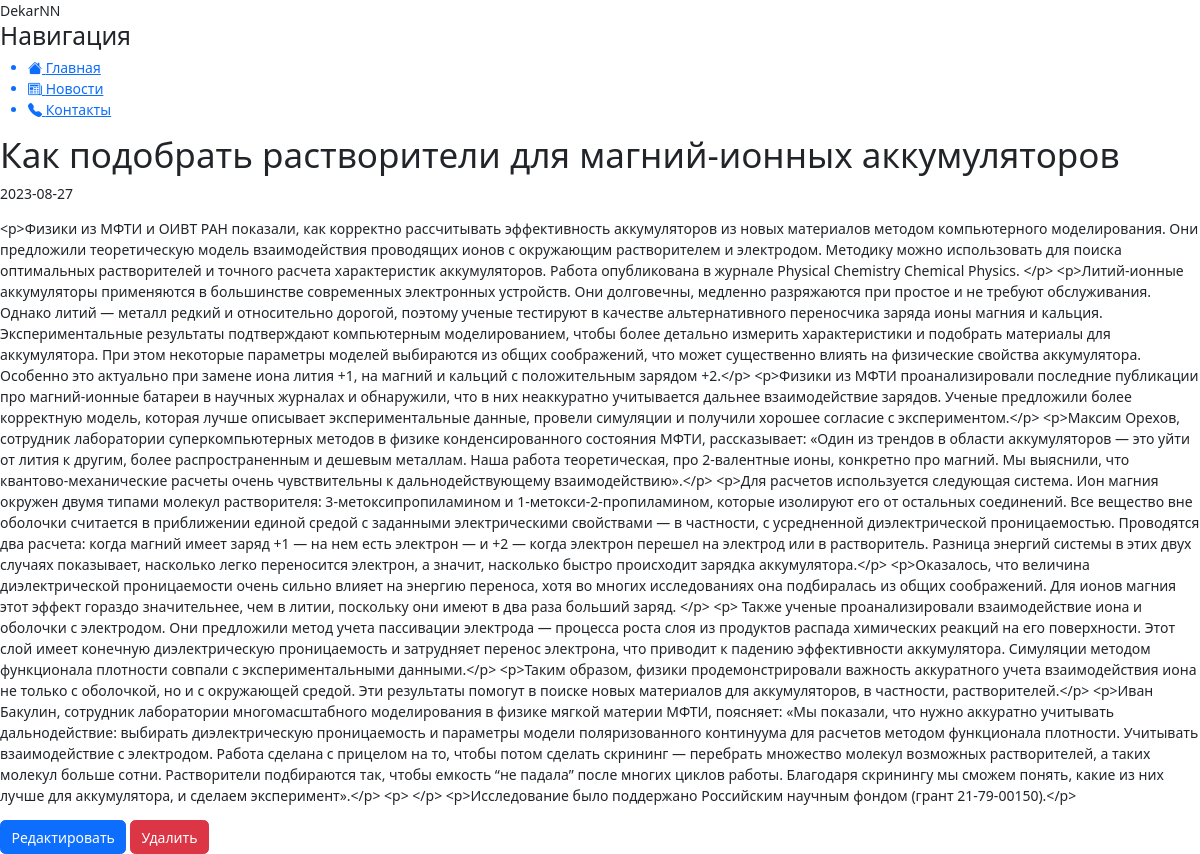
/posts/a/1, run on the app's committed database.
### news/models.py (models this page shows, shortened)
class Post(models.Model):
    article = 'a'
    news = 'n'
    POST_TYPE = [
        (article, "Статья"),
        (news, "Новость")
    ]
    author = models.ForeignKey(Author, on_delete=models.CASCADE)
    post_type = models.CharField(max_length=1, choices=POST_TYPE, default=article)
    created = models.DateTimeField(auto_now_add=True)
    cats = models.ManyToManyField(Category, through='PostCategory')
    title = models.CharField(max_length=50)
    text = models.TextField()
    rating = models.IntegerField(default=0)

### news/views.py (the view)
# urls.py: path('<str:post_type>/<int:pk>', views.NewsDetailView.as_view(), name='news-detail'),
class NewsDetailView(DetailView):
    model = Post
    template_name = 'news/news_detail.html'
    context_object_name = "post"
    def get_queryset(self):
        post_type = self.kwargs['post_type']
        return Post.objects.filter(post_type=post_type)

### news/templatetags/custom_filter.py (called while the page is built)
@register.filter()
def censor(value):
    censored_value = value.replace("едис", "****")
    return censored_value

### news/templates/news/news_detail.html (shortened to what this page needs)
{% extends 'news/default.html' %}
{% load custom_filter %}
{% block content %}
    <div class="features">
        <h1>{{ post.title|censor }}</h1>
        <p>{{ post.created|date:"Y-m-d" }}</p>
        <p>{{ post.text|linebreaks|censor }}</p>
    </div>
    <a href="{% url 'post_edit' post_type=post.post_type pk=post.pk %}" class="btn btn-primary">Редактировать</a>
    <a href="{% url 'post_delete' post_type=post.post_type pk=post.pk %}" class="btn btn-danger">Удалить</a>
{% endblock %}

### news/static/news/css/styles.css (style rules this page uses)
:root { font: 14px/1.5 Arial, sans-serif; text-rendering: optimizeLegibility; font-smooth: always; -webkit-font-smoothing: antialiased; -moz-osx-font-smoothing: grayscale; -webkit-tap-highlight-color: transparent color: #333; background-color: #efefef; }

### data on the page
Post: title|censor "Как подобрать растворители для магний-ионных аккумуляторов", created "2023-08-27", text|censor "<p>Физики из МФТИ и ОИВТ РАН показали, как корректно рассчитывать эффективность аккумуляторов из новых материалов методом компьютерного моделирования. Они предложили теоретическую модель взаимодействия проводящих ионов с окружающим растворителем и электродом. Методику можно использовать для поиска оптимальных растворителей и точного расчета характеристик аккумуляторов. Работа опубликована в журнале Physical Chemistry Chemical Physics. </p> <p>Литий-ионные аккумуляторы применяются в большинстве современных электронных устройств. Они долговечны, медленно разряжаются при простое и не требуют обслуживания. Однако литий — металл редкий и относительно дорогой, поэтому ученые тестируют в качестве…"
